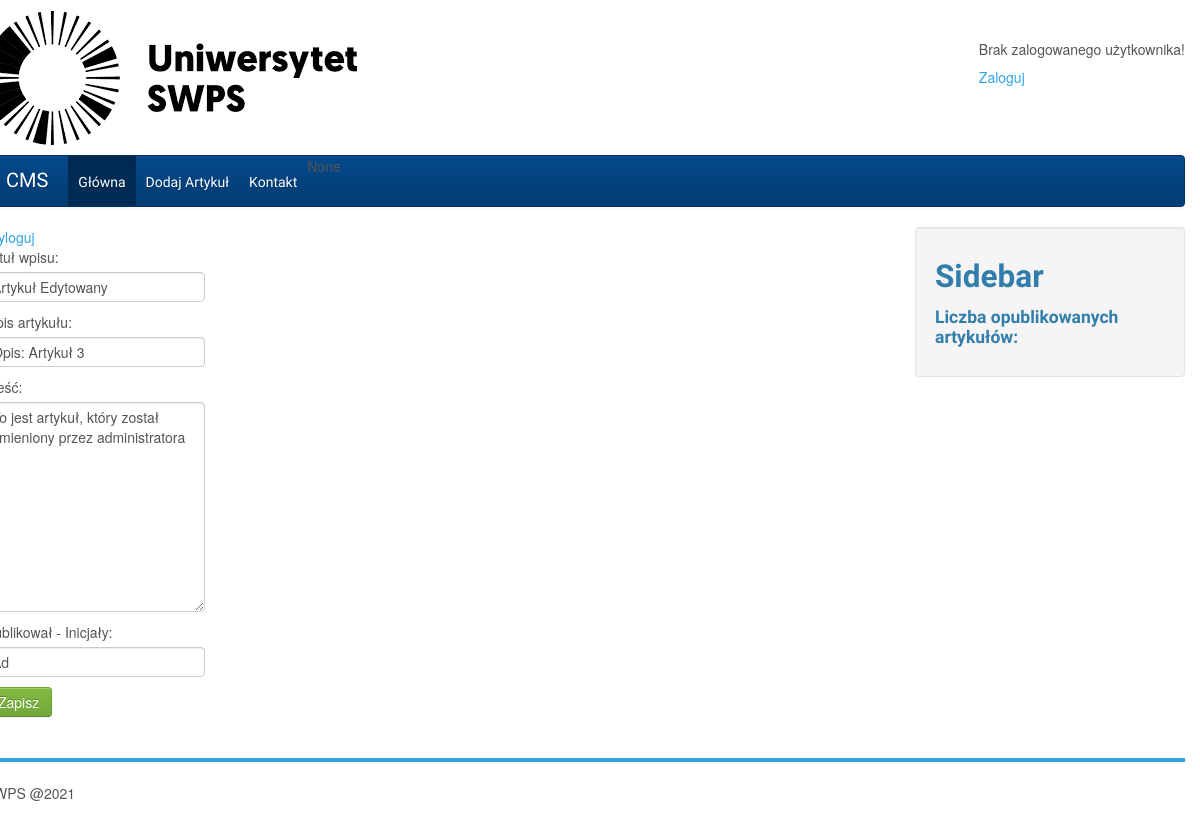
Page /articles/article_edit/3/ on the committed database.
### pjarticles/models.py (models this page shows, shortened)
class PJArticles(models.Model):
    title = models.CharField(max_length=50, verbose_name='Tytuł wpisu')
    description = models.CharField(max_length=100, verbose_name='Opis artykułu')
    content = models.TextField(null=False, verbose_name='Treść')
    pub_data = models.DateTimeField(verbose_name='Data Publikacji', auto_now_add=True)
    pub_user = models.CharField(verbose_name='Publikował - Inicjały', max_length=2)
    important = models.BooleanField(verbose_name='Czy ważny', default=0)
    image = models.ImageField(upload_to="img", verbose_name='Obrazek', null=True)
    status = models.BooleanField(verbose_name='Opublikowany?', default=0)

### pjarticles/views.py (the view)
# urls.py: path('article_edit/<int:a_id>/', views.article_edit),
def article_edit(request, a_id):
    a_object = get_object_or_404(PJArticles, pk=a_id)
    a_form = PJArticleForm(request.POST or None, instance=a_object)
    if request.method == 'POST':
        if a_form.is_valid():
            a_form.save()
            return redirect ('/articles/main/')
        else:
            return render(request, 'article_editor.html', {'form' : a_form})
    else:
        return render(request, 'article_editor.html', {'form' : a_form})

### pjarticles/forms.py
class PJArticleForm(forms.ModelForm):
    class Meta:
        model = PJArticles
        fields = ['title','description','content','pub_user']

### templates/article_editor.html (shortened to what this page needs)
{% extends "index.html" %}
{% block articles-imp %}
<div class="col-sm-12"><a href="/articles/logout/">Wyloguj</a></div>
<div class="article">
   <form action="" method="POST" class="" id="">
       <div class="col-sm-12" forms>
           {{form}}
       </div>
       <div class='ol-sm-6'><button type="submit" class="btn btn-success">Zapisz</button></div>
   </form>
</div>
{% endblock %}

### rows in the picture
PJArticles: title "Artykuł Edytowany", description "Opis: Artykuł 3", content "To jest artykuł, który został zmieniony przez administratora", pub_user "Ad"

### other values in the picture
{{ None }} "None"
